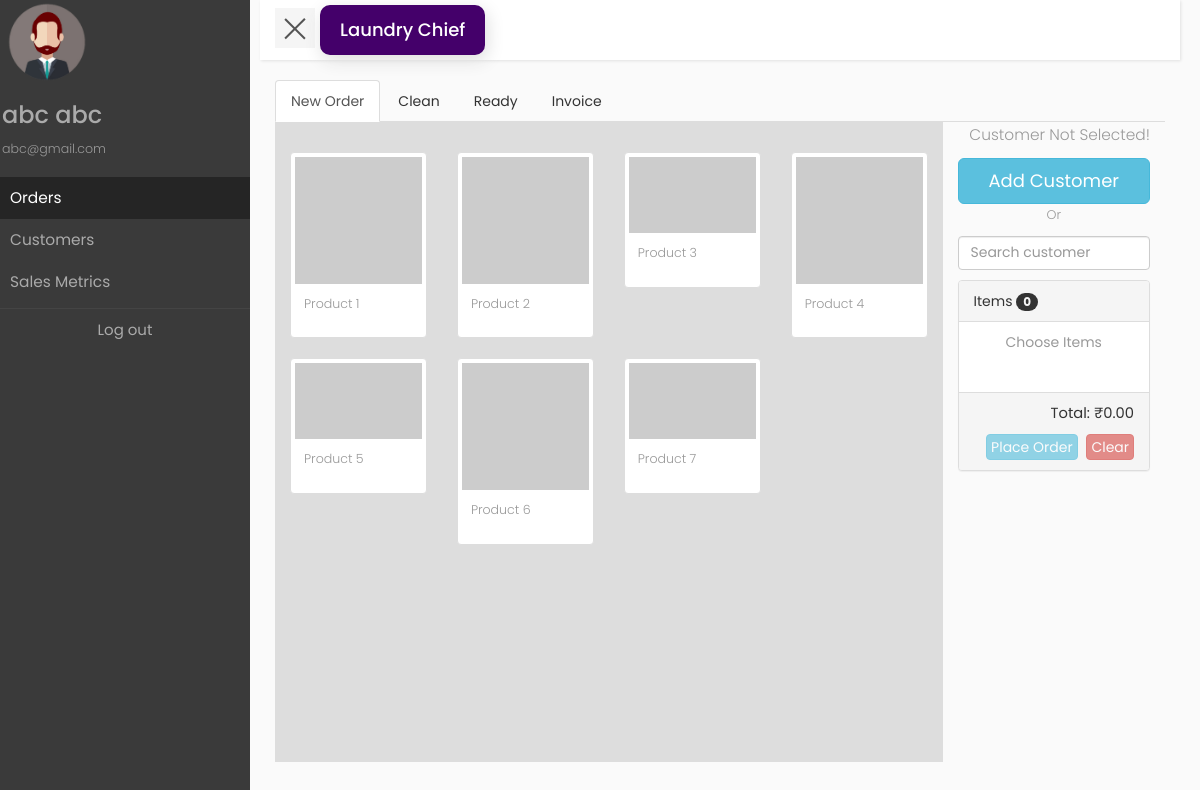
The app's page /../dashboard/ (signed in) with its own data.
### home/models.py (models this page shows, shortened)
class CustomUser(AbstractUser):
    age = models.PositiveIntegerField(null=True, blank=True)

### dashboard/models.py (models this page shows, shortened)
class Items(models.Model):
	item_img_path = models.CharField(max_length=255, null=True)
	item_id = models.IntegerField(null=True)
	item_name = models.CharField(max_length=50, null=True)
	item_qty = models.PositiveIntegerField(null=True)
	item_price = models.PositiveIntegerField(null=True)

### dashboard/views.py (the view)
# urls.py: path('', views.dashboard, name='dashboard'),
def dashboard(request):																				#Dashboard view
	items = Items.objects.all()
	orders = CustomerItems.objects.all().order_by('id').reverse()
	customers = Customer.objects.all()
	submitbutton = request.POST.get("submit")
	data = ''
	cust_name=''
	cust_email=''
	cust_phone=''
	cust_address=''
	form = CustomerForm(request.POST or None)
	if form.is_valid():
		cust_name= form.cleaned_data.get("cust_name")
		cust_email= form.cleaned_data.get("cust_email")
		cust_phone = form.cleaned_data.get("cust_phone")
		cust_address = form.cleaned_data.get("cust_address")
		form.save()
	context = {
		'orders' : orders,
		'data' : data,
    	'form': form,
    	'cust_name': cust_name,
    	'cust_phone':cust_phone,
    	'cust_email': cust_email,
    	'cust_address' : cust_address,
        'submitbutton': submitbutton,
        'items' : items,
        'customers' : customers,
    }
	return render(request, 'dashboard/dashboard.html', context)

### dashboard/forms.py
class CustomerForm(forms.ModelForm):
	class Meta:
		model = Customer
		fields = ('cust_name', 'cust_email', 'cust_phone', 'cust_address', )

### dashboard/models.py (called while the page is built)
	def __str__(self):
		return self.cust_name

### dashboard/templates/dashboard/dashboard.html (shortened to what this page needs)
{% load static %}
{% load widget_tweaks %}
<!doctype html>
<html lang="en">
<head>
    <link rel="stylesheet" href="https://maxcdn.bootstrapcdn.com/bootstrap/3.4.0/css/bootstrap.min.css" />
    <link rel="stylesheet" href="http://code.jquery.com/ui/1.8.18/themes/base/jquery-ui.css" type="text/css" media="all" />
    <link rel = "stylesheet" href = "{% static 'css/dashboard.css' %}">
    <link href = "{% static '/css/smart_cart.min.css' %}" rel="stylesheet" type="text/css" />
</head>
{% if user.is_authenticated %}
<body>
    <div class="wrapper">
        <nav id="sidebar">
            <div class="sidebar-header">
                <span style="padding: 5px"><img src="{% static 'assets/male.png' %}" style="width: 80px; height: 80px"></span>
                <h3>{{ user.first_name }} {{user.last_name }}</h3>
                <p>{{ user.email }} </p>
            </div>
            <ul class="list-unstyled components">
                <li  class="active"><a href="#">Orders</a></li>
                <li ><a href="{% url 'customers' %}">Customers</a></li>
                <li><a href="{% url 'salesMetrics' %}">Sales Metrics</a></li>
            </ul>
            <ul class="list-unstyled sidebar-bottom" style="text-align: center;">
                <li><a href="{% url 'logout' %}" >Log out</a></li>
            </ul>
        </nav>
        <div id="content">
            <nav class="navbar navbar-expand-lg navbar-light bg-light p-0 mt-0">
                <div class="container-fluid">
                    <button type="button" id="sidebarCollapse" class="navbar-btn" style="float: left;">
                        <span></span>
                    </button>
                    <div class="navbar-brand-container">
                        <a href="{% url 'dashboard' %}"><h2 class="navbar-brand">Laundry Chief</h2></a>
                    </div>
                </div>
            </nav>
            <div class="container-fluid orders">
                <ul class="nav nav-tabs" id="myTab">
                    <li class="nav-item active"><a class="nav-link active" data-toggle="tab" role="tab" href="#newOrder">New Order</a></li>
                    <li class="nav-item"><a class="nav-link" data-toggle="tab" role="tab" href="#cleanOrders">Clean</a></li>
                    <li class="nav-item"><a class="nav-link" data-toggle="tab" role="tab" href="#readyOrders">Ready</a></li>
                    <li class="nav-item"><a class="nav-link" data-toggle="tab" role="tab" href="#invoices">Invoice</a></li>
                </ul>
                <div class="tab-content">
                    <div id="newOrder" class="tab-pane active">
                        <div class="container-fluid">
                            <div class="row">
                                <div class="col-lg-9  new-order" >
                                    <div class="row">
                                        {% for item in items %}
                                        <div class="col-md-3 col-sm-4">
                                            <div class="sc-product-item thumbnail">
                                                <img class="sc-add-to-cart" data-name="product_image" src="{{ item.item_img_path }}" alt="...">
                                                <div class="caption">
                                                    <p data-name="product_name">{{ item.item_name }}</p>
                                                </div>
                                            </div>
                                        </div>
                                        {% endfor %}
                                    </div>
                                </div>
                                <div class="col-lg-3 cart-container">
                                    <p id="selectedCustomer" style="float: right; font-size: 1.1em">{% if cust_name != "" %}
                                        Customer : {{ cust_name }}
                                        {% else %}
                                        Customer Not Selected!
                                        {% endif %}
                                    </p>
                                    <button type="button" class="btn btn-info btn-lg" data-toggle="modal" data-target="#myModal" style="width: 100%">Add Customer</button>
                                    <div style="width:100%;text-align: center;"><p> Or </p></div>
                                    <form action="" method="POST" style="margin-top: 10px ">
                                        <input type="text" class="form-control" id="customerSearch" name="customer" placeholder ="Search customer"  value="{{ cust_name }}"></input>
                                        <div id="smartcart"></div>
                                    </form>
                                </div>
                            </div>
                        </div>
                    </div>
                </div>
            </div>
        </div>
    </div>
</body>
{% else %}
<body>
    <div class="container-fluid">
        <h1>Ooops. you need to log in first</h1><a href="{% url 'login' %}"<button class="btn btn-primary"></button>Login Here</a>
    </div>
</body>
{% endif %}
</html>

### dashboard/static/css/dashboard.css (style rules this page uses)
body { font-family: 'Poppins', sans-serif; background: #fafafa; }
p { font-family: 'Poppins', sans-serif; font-size: 0.9em; font-weight: 300; line-height: 1.7em; color: #999; }
a, a:hover, a:focus { color: inherit; text-decoration: none; transition: all 0.3s; }
.navbar { top: 0px; background: #fff; border: none; border-radius: 0; margin-bottom: 20px; box-shadow: 1px 1px 3px rgba(0, 0, 0, 0.1); }
.navbar-btn { box-shadow: none; outline: none !important; border: none; margin-right: 20px; }
.navbar-brand { display: block; background-color: #44006a; border-radius: 10px; padding-left: 20px; padding-right:20px; box-shadow: 2px 5px 18px #ddd; margin:5px; }
.navbar-brand { color: white; }
.wrapper { display: flex; width: 100%; align-items: stretch; perspective: 1500px; }
#sidebar { min-width: 250px; max-width: 250px; background: #7386D5; color: #aaa; transition: all 0.6s cubic-bezier(0.945, 0.020, 0.270, 0.665); transform-origin: bottom left; background-color: #3a3a3a; }
#sidebar .sidebar-header { padding: 2px; }
#sidebar ul.components { padding: 5px 0; border-bottom: 1px solid #444; }
#sidebar ul.components li a { padding: 10px; font-size: 1.1em; display: block; }
#sidebar ul.components li.active > a, a[aria-expanded="true"] { color: #fff; background: #252525; }
.sidebar-bottom a { font-size: 15px; }
#content { width: 100%; padding-left: 10px; padding-right: 20px; min-height: 100vh; transition: all 0.3s; }
#sidebarCollapse { width: 40px; height: 40px; background: #f5f5f5; cursor: pointer; }
#sidebarCollapse span { width: 100%; height: 2px; margin: 0 auto; display: block; background: #555; transition: all 0.8s cubic-bezier(0.810, -0.330, 0.345, 1.375); transition-delay: 0.2s; }
#sidebarCollapse span:last-of-type { transform: rotate(-45deg) translate(1px, -1px); }

### records on screen
CustomUser: first_name "abc", last_name "abc", email "abc@gmail.com"
Items: item_name "Product 1"
Items: item_name "Product 2"
Items: item_name "Product 3"
Items: item_name "Product 4"
Items: item_name "Product 5"
Items: item_name "Product 6"
Items: item_name "Product 7"
